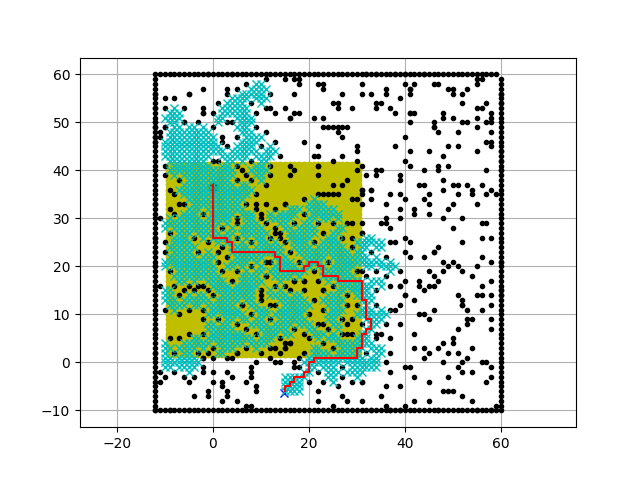

Here is the Python script that generated this plot:
"""

A* grid planning

author: Atsushi Sakai(@Atsushi_twi)
        Nikos Kanargias (nkana@tee.gr)

See Wikipedia article (https://en.wikipedia.org/wiki/A*_search_algorithm)

This is the simple code for path planning class

"""


import random # for random number generation

import math

import matplotlib.pyplot as plt

show_animation = True

#edit in line 319-323 331-343 383-394 422-429 you can run multiple times to get the best path!!!!!!!!!!!!!!!!
# input value
'''
fmax = int(input("Enter total flight max:"))
P = int(input("Enter passengers:"))
fuel_cost_per_kg = int(input("Enter fuel_cost_per_kg:"))
level = input("Enter time cost level(low,medium,high): ")
flight_time = 0

# Define the planes and their costs
planes = {
    'A321neo': {
        'fuel_consumption_rate': 54,  # kg/min
        'time_cost': {'low': 20, 'medium': 27, 'high': 34  },  # $/min
        'fixed_cost': 1800,  # $
        'passenger_capcity': 200,
    },
    'A330-900neo': {
        'fuel_consumption_rate': 84,  # kg/min
        'time_cost': {'low': 20, 'medium': 27, 'high': 34  },  # $/min
        'fixed_cost': 2000,  # $
        'passenger_capcity': 300,
    },
    'A350-900': {
        'fuel_consumption_rate': 90,  # kg/min
        'time_cost': {'low': 20, 'medium': 27, 'high': 34  }, # $/min
        'fixed_cost': 2500,  # $
        'passenger_capcity': 350,
    }
}

a321_flights = math.ceil(P/planes['A321neo']['passenger_capcity'])
a330_flights = math.ceil(P/planes['A330-900neo']['passenger_capcity'])
a350_flights = math.ceil(P/planes['A350-900']['passenger_capcity'])
'''


class AStarPlanner:

    def __init__(self, ox, oy, resolution, rr, fc_x, fc_y, tc_x, tc_y):
        """
        Initialize grid map for a star planning

        ox: x position list of Obstacles [m]
        oy: y position list of Obstacles [m]
        resolution: grid resolution [m]
        rr: robot radius[m]
        """

        self.resolution = resolution # get resolution of the grid
        self.rr = rr # robot radis
        self.min_x, self.min_y = 0, 0
        self.max_x, self.max_y = 0, 0
        self.obstacle_map = None
        self.x_width, self.y_width = 0, 0
        self.motion = self.get_motion_model() # motion model for grid search expansion
        self.calc_obstacle_map(ox, oy)

        self.fc_x = fc_x
        self.fc_y = fc_y
        self.tc_x = tc_x
        self.tc_y = tc_y
        

        self.Delta_C1 = 0.3 # cost intensive area 1 modifier
        self.Delta_C2 =0.05 # cost intensive area 2 modifier

        self.costPerGrid = 1 
    #calc function
    def calculate_cost(self,plan_name, plane, flights, level):
        if flights > fmax:#check Check availability
            total_cost = math.inf
            print(plan_name, 'not viable')
        else:
            cost_per_flight = (
                fuel_cost_per_kg * plane['fuel_consumption_rate'] * flight_time +
                plane['time_cost'][level] * flight_time +
                plane['fixed_cost']
            )
            total_cost = cost_per_flight * flights
        return total_cost


    class Node: # definition of a sinle node
        def __init__(self, x, y, cost, parent_index):
            self.x = x  # index of grid
            self.y = y  # index of grid
            self.cost = cost
            self.parent_index = parent_index

        def __str__(self):
            return str(self.x) + "," + str(self.y) + "," + str(
                self.cost) + "," + str(self.parent_index)

    def planning(self, sx, sy, gx, gy):
        """
        A star path search

        input:
            s_x: start x position [m]
            s_y: start y position [m]
            gx: goal x position [m]
            gy: goal y position [m]

        output:
            rx: x position list of the final path
            ry: y position list of the final path
        """

        start_node = self.Node(self.calc_xy_index(sx, self.min_x), # calculate the index based on given position
                               self.calc_xy_index(sy, self.min_y), 0.0, -1) # set cost zero, set parent index -1
        goal_node = self.Node(self.calc_xy_index(gx, self.min_x), # calculate the index based on given position
                              self.calc_xy_index(gy, self.min_y), 0.0, -1)

        open_set, closed_set = dict(), dict() # open_set: node not been tranversed yet. closed_set: node have been tranversed already
        open_set[self.calc_grid_index(start_node)] = start_node # node index is the grid index

        while 1:
            if len(open_set) == 0:
                print("Open set is empty..")
                break

            c_id = min(
                open_set,
                key=lambda o: open_set[o].cost + self.calc_heuristic(self, goal_node,
                                                                     open_set[
                                                                         o])) # g(n) and h(n): calculate the distance between the goal node and openset
            current = open_set[c_id]

            # show graph
            if show_animation:  # pragma: no cover
                plt.plot(self.calc_grid_position(current.x, self.min_x),
                         self.calc_grid_position(current.y, self.min_y), "xc")
                # for stopping simulation with the esc key.
                plt.gcf().canvas.mpl_connect('key_release_event',
                                             lambda event: [exit(
                                                 0) if event.key == 'escape' else None])
                if len(closed_set.keys()) % 10 == 0:
                    plt.pause(0.001)

            # reaching goal
            if current.x == goal_node.x and current.y == goal_node.y:
                print("Total Trip time required -> ",current.cost )
                global flight_time
                flight_time = current.cost
                goal_node.parent_index = current.parent_index
                goal_node.cost = current.cost
                break

            # Remove the item from the open set
            del open_set[c_id]

            # Add it to the closed set
            closed_set[c_id] = current

            # print(len(closed_set))

            # expand_grid search grid based on motion model
            for i, _ in enumerate(self.motion): # tranverse the motion matrix
                node = self.Node(current.x + self.motion[i][0],
                                 current.y + self.motion[i][1],
                                 current.cost + self.motion[i][2] * self.costPerGrid, c_id)
                
                ## add more cost in cost intensive area 1
                if self.calc_grid_position(node.x, self.min_x) in self.tc_x:
                    if self.calc_grid_position(node.y, self.min_y) in self.tc_y:
                        # print("cost intensive area!!")
                        node.cost = node.cost + self.Delta_C1 * self.motion[i][2]
                
                # add more cost in cost intensive area 2
                if self.calc_grid_position(node.x, self.min_x) in self.fc_x:
                    if self.calc_grid_position(node.y, self.min_y) in self.fc_y:
                        # print("cost intensive area!!")
                        node.cost = node.cost + self.Delta_C2 * self.motion[i][2]
                    # print()
                
                n_id = self.calc_grid_index(node)

                # If the node is not safe, do nothing
                if not self.verify_node(node):
                    continue

                if n_id in closed_set:
                    continue

                if n_id not in open_set:
                    open_set[n_id] = node  # discovered a new node
                else:
                    if open_set[n_id].cost > node.cost:
                        # This path is the best until now. record it
                        open_set[n_id] = node

        rx, ry = self.calc_final_path(goal_node, closed_set)
        # print(len(closed_set))
        # print(len(open_set))

        return rx, ry

    def calc_final_path(self, goal_node, closed_set):
        # generate final course
        rx, ry = [self.calc_grid_position(goal_node.x, self.min_x)], [
            self.calc_grid_position(goal_node.y, self.min_y)] # save the goal node as the first point
        parent_index = goal_node.parent_index
        while parent_index != -1:
            n = closed_set[parent_index]
            rx.append(self.calc_grid_position(n.x, self.min_x))
            ry.append(self.calc_grid_position(n.y, self.min_y))
            parent_index = n.parent_index

        return rx, ry

    @staticmethod
    def calc_heuristic(self, n1, n2):
        w = 1.0  # weight of heuristic
        d = w * math.hypot(n1.x - n2.x, n1.y - n2.y)
        d = d * self.costPerGrid
        return d
    
    def calc_heuristic_maldis(n1, n2):
        w = 1.0  # weight of heuristic
        dx = w * math.abs(n1.x - n2.x)
        dy = w *math.abs(n1.y - n2.y)
        return dx + dy

    def calc_grid_position(self, index, min_position):
        """
        calc grid position

        :param index:
        :param min_position:
        :return:
        """
        pos = index * self.resolution + min_position
        return pos

    def calc_xy_index(self, position, min_pos):
        return round((position - min_pos) / self.resolution)

    def calc_grid_index(self, node):
        return (node.y - self.min_y) * self.x_width + (node.x - self.min_x) 

    def verify_node(self, node):
        px = self.calc_grid_position(node.x, self.min_x)
        py = self.calc_grid_position(node.y, self.min_y)

        if px < self.min_x:
            return False
        elif py < self.min_y:
            return False
        elif px >= self.max_x:
            return False
        elif py >= self.max_y:
            return False

        # collision check
        if self.obstacle_map[node.x][node.y]:
            return False

        return True

    def calc_obstacle_map(self, ox, oy):

        self.min_x = round(min(ox))
        self.min_y = round(min(oy))
        self.max_x = round(max(ox))
        self.max_y = round(max(oy))
        print("min_x:", self.min_x)
        print("min_y:", self.min_y)
        print("max_x:", self.max_x)
        print("max_y:", self.max_y)

        self.x_width = round((self.max_x - self.min_x) / self.resolution)
        self.y_width = round((self.max_y - self.min_y) / self.resolution)
        print("x_width:", self.x_width)
        print("y_width:", self.y_width)

        # obstacle map generation
        self.obstacle_map = [[False for _ in range(self.y_width)]
                             for _ in range(self.x_width)] # allocate memory
        for ix in range(self.x_width):
            x = self.calc_grid_position(ix, self.min_x) # grid position calculation (x,y)
            for iy in range(self.y_width):
                y = self.calc_grid_position(iy, self.min_y)
                for iox, ioy in zip(ox, oy): # Python’s zip() function creates an iterator that will aggregate elements from two or more iterables. 
                    d = math.hypot(iox - x, ioy - y) # The math. hypot() method finds the Euclidean norm
                    if d <= self.rr:
                        self.obstacle_map[ix][iy] = True # the griid is is occupied by the obstacle
                        break

    @staticmethod
    def get_motion_model(): # the cost of the surrounding 8 points
        # dx, dy, cost
        motion = [[1, 0, 1],
                  [0, 1, 1],
                  [-1, 0, 1],
                  [0, -1, 1],]
                  # diagonal move is not allowed               
                  # [-1, -1, math.sqrt(2)],
                  # [-1, 1, math.sqrt(2)],
                  # [1, -1, math.sqrt(2)],
                  # [1, 1, math.sqrt(2)]]
                
        return motion


def main():
    print(__file__ + " start the A star algorithm demo !!") # print simple notes

    def generate_random_points(): # generate random start and goal position
        sx = random.uniform(-10, 58)
        sy = random.uniform(-8, 58)
        while True:
            gx = random.uniform(-10, 58)
            gy = random.uniform(-8, 58)
            distance = math.sqrt((gx - sx) ** 2 + (gy - sy) ** 2)
            if distance >= 40:
                break

        return sx, sy, gx, gy

    sx, sy, gx, gy = generate_random_points()
    grid_size = 1.0  # [m]
    robot_radius = 1.0  # [m]

    # set obstacle positions for group 8
    # ox, oy = [], []
    # for i in range(-10, 60): # draw the button border 
    #     ox.append(i)
    #     oy.append(-10.0)
    # for i in range(-10, 60):
    #     ox.append(60.0)
    #     oy.append(i)
    # for i in range(-10, 61):
    #     ox.append(i)
    #     oy.append(60.0)
    # for i in range(-10, 61):
    #     ox.append(-10.0)
    #     oy.append(i)
    # for i in range(-10, 40):
    #     ox.append(20.0)
    #     oy.append(i)
    # for i in range(0, 40):
    #     ox.append(40.0)
    #     oy.append(60.0 - i)


    # set obstacle positions for group 9
    ox, oy = [], []
    for i in range(-12, 60): # draw the button border 
        ox.append(i)
        oy.append(-10.0)
    for i in range(-10, 60): # draw the right border
        ox.append(60.0)
        oy.append(i)
    for i in range(-12, 60): # draw the top border
        ox.append(i)
        oy.append(60.0)
    for i in range(-10, 60): # draw the left border
        ox.append(-12.0)
        oy.append(i)
    # generate random obstacles
    for _ in range(600):
            while True:
                x = random.randint(-12, 60)
                y = random.randint(-10, 60)
                
                # check if the point is inside or around the start and goal position
                if not (sx - 5 <= x <= sx + 5 and sy - 5 <= y <= sy + 5) and \
                   not (gx - 5 <= x <= gx + 5 and gy - 5 <= y <= gy + 5):
                    ox.append(x)
                    oy.append(y)
                    break
    '''
    for i in range(10,20): # draw the free border
        ox.append(i)
        oy.append(-2*i + 60)

    for i in range(20,30): # draw the free border
        ox.append(i)
        oy.append(2*i - 40)

    for i in range(35,60):
        ox.append(40)
        oy.append(i)
    '''
    # for i in range(40, 45): # draw the button border 
    #     ox.append(i)
    #     oy.append(30.0)


    # set cost intesive area 1
    
    tc_x, tc_y = [], []
    '''
    for i in range(0,10):
        for j in range(-10,30):
            tc_x.append(i)
            tc_y.append(j)
    '''
    # set random cost intesive area 
    fc_x, fc_y = [], []
    bottom_left_x = random.randint(-12, 20) # random position for the bottom left corner of the cost intensive area 
    bottom_left_y = random.randint(-10, 20) 
    for i in range(bottom_left_x,bottom_left_x+40):
        for j in range(bottom_left_y,bottom_left_y+40):
            fc_x.append(i)
            fc_y.append(j)


    if show_animation:  # pragma: no cover
        plt.plot(fc_x, fc_y, "oy") # plot the cost intensive area 1
        plt.plot(tc_x, tc_y, "or") # plot the cost intensive area 2
        plt.plot(ox, oy, ".k") # plot the obstacle
        plt.plot(sx, sy, "og") # plot the start position 
        plt.plot(gx, gy, "xb") # plot the end position
        plt.grid(True) # plot the grid to the plot panel
        plt.axis("equal") # set the same resolution for x and y axis 

    a_star = AStarPlanner(ox, oy, grid_size, robot_radius, fc_x, fc_y, tc_x, tc_y)
    rx, ry = a_star.planning(sx, sy, gx, gy)
    
    #calc cost
    '''
    plane_names = list(planes.keys())
    cost_a321 = a_star.calculate_cost(plane_names[0], planes['A321neo'], a321_flights,level)
    cost_a330 = a_star.calculate_cost(plane_names[1], planes['A330-900neo'], a330_flights,level)
    cost_a350 = a_star.calculate_cost(plane_names[2], planes['A350-900'], a350_flights,level)
    costs = {
        'A321neo': cost_a321,
        'A330-900neo': cost_a330,
        'A350-900': cost_a350
    }

    # Find the plane with the lowest cost
    lowest_cost_plane = min(costs, key=costs.get)
    lowest_cost = costs[lowest_cost_plane]
    print(f"The lowest cost is for {lowest_cost_plane} with a total cost of ${lowest_cost}")
       ''' 

    if show_animation:  # pragma: no cover
        plt.plot(rx, ry, "-r") # show the route 
        plt.pause(0.001) # pause 0.001 seconds
        plt.show() # show the plot


if __name__ == '__main__':
    main()
